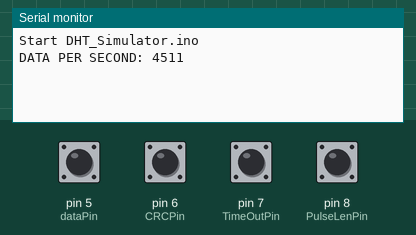
This sketch was run on a simulated Arduino Uno, built with avr-gcc and run on an emulated ATmega328P. Parts: the last lines printed to the serial monitor. The inputs (shaded band) are chosen by the test bench; at power-on: pin 5 (dataPin), pin 6 (CRCPin), pin 7 (TimeOutPin), pin 8 (PulseLenPin) HIGH. Random numbers use the default seed unless the sketch sets one.

Above: at 1.2 s.
1.3 s: pin 5 (dataPin) pulled LOW for 0.15 s
At 1.9 s:
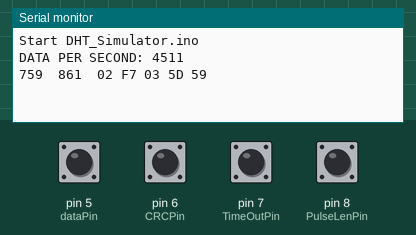
2.9 s: pin 5 (dataPin) pulled LOW for 1 s
At 4.4 s:
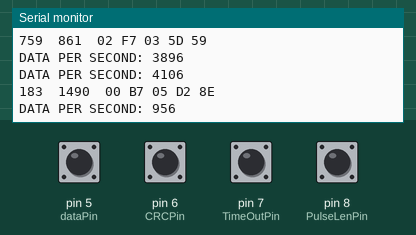
5.4 s: pin 5 (dataPin) pulled LOW for 0.15 s
At 5.83 s:
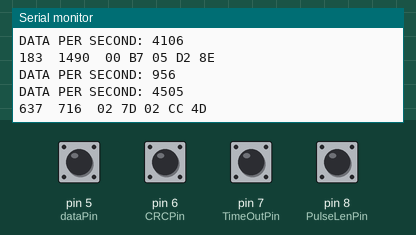
7.0 s: pin 5 (dataPin) pulled LOW for 1 s
At 7.8 s:
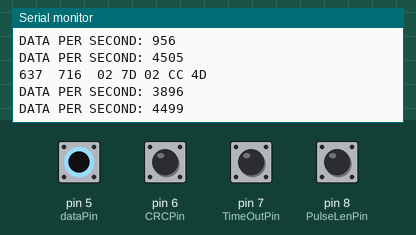
9.5 s: pin 5 (dataPin) pulled LOW for 0.15 s
At 9.88 s:
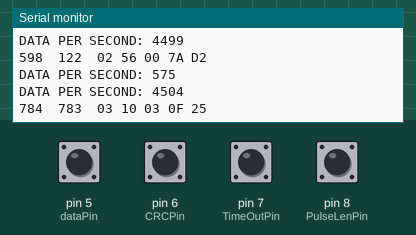
11.1 s: pin 5 (dataPin) pulled LOW for 1 s
At 12.8 s:
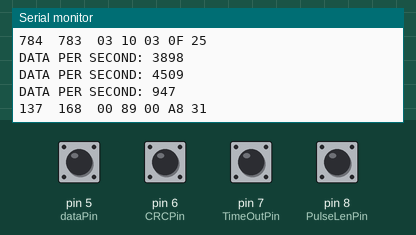
Timing chart, 0 to 14.3 s (numbered marks = the images above; inputs shaded):
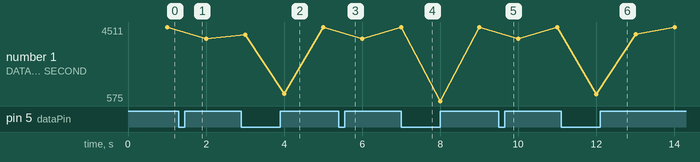

Measured:
- after the input at 1.3 s, the serial monitor: prints a new line after 0.15 s (image 1)
- after the input at 2.9 s, the serial monitor: prints a new line after 0.10 s (image 2)
- after the input at 5.4 s, the serial monitor: prints a new line after 0.15 s (image 3)
- after the input at 7.0 s, the serial monitor: prints a new line at once (image 4)
- after the input at 9.5 s, the serial monitor: prints a new line after 0.15 s (image 5)
- after the input at 11.1 s, the serial monitor: prints a new line after 0.91 s (image 6)
- plotted number 1: 4511 → 3896 after the input at 1.3 s, 4505 → 3896 after the input at 5.4 s, 3896 → 4504 after the input at 7.0 s

The sketch:

DHT_Simulator.ino
```cpp
//
//    FILE: DHT_simulator.ino
//  AUTHOR: Rob Tillaart
// VERSION: 0.2.1
// PURPOSE: Simulation of the DHT protocol
//    DATE: 2014-06-14
//     URL: https://github.com/RobTillaart/DHT_Simulator

// TODO
// - split loop into some functions?


// SET ACTUAL PINS PER PLATFORM
const int dataPin     = 5;    // connect to MCU ( !! also connect GND !! )
const int CRCPin      = 6;    // connect switch to simulate CRC errors.
const int TimeOutPin  = 7;    // connect switch to simulate timeout errors.
const int PulseLenPin = 8;    // connect switch to simulate pulselength errors.


#if defined(__AVR__)
const int humPin  = A0;   // analog pins for potmeters.
const int tempPin = A2;
#elif defined(ESP32)
const int humPin  = 14;
const int tempPin = 15;
#elif defined(ESP8266)
const int humPin  = 2;
const int tempPin = 3;
#else // CI
const int humPin  = A0;
const int tempPin = A2;
#endif


// DATA TO SEND
byte b[5];                // actual bytes sent
int humidity;             // humidity * 10     - prevent float operations
int temperature;          // temperature * 10


// CONFIGURE
const bool randomize = true;   // use random generator
const bool debug     = false;  // test data generation

bool CRCerror        = false;  // inject CRC error
bool TimeOutError    = false;  //
bool PulseLenError   = false;  //.
uint32_t   count     = 0;      // count values per second generated
uint32_t   lastTime  = 0;      // keep track of timing


/////////////////////////////////////////
void setup()
{
  Serial.begin(115200);
  Serial.print("Start ");
  Serial.println(__FILE__);

  pinMode(dataPin,     INPUT_PULLUP);
  pinMode(CRCPin,      INPUT_PULLUP);
  pinMode(TimeOutPin,  INPUT_PULLUP);
  pinMode(PulseLenPin, INPUT_PULLUP);
}

void loop()
{
  yield();    // keep ESP happy

  count++;
  uint32_t now = millis();
  if (now - lastTime >= 1000)
  {
    uint32_t nps = round((1000.0 * count) / (now - lastTime));
    Serial.print("DATA PER SECOND: ");
    Serial.println(nps);
    lastTime = now;
    count = 0;
  }

  if (randomize)
  {
    humidity = random(20, 1000);
    temperature = random(-200, 1800);
  }
  else
  {
    analogRead(humPin);
    humidity = analogRead(humPin);
    analogRead(tempPin);
    temperature = analogRead(tempPin) * 2 - 200;
  }
  humidity = constrain(humidity, 0, 1000);
  temperature = constrain(temperature, -200, 1800);

  if (debug)
  {
    Serial.print(humidity);
    Serial.print("\t");
    Serial.print(temperature);
    Serial.println();
  }


  // READ "ERROR" PINS
  CRCerror        = digitalRead(CRCPin) == LOW;
  TimeOutError    = digitalRead(TimeOutPin) == LOW;
  PulseLenError   = digitalRead(PulseLenPin) == LOW;


  // WAKE UP SIGNAL DETECTED
  if (digitalRead(dataPin) == LOW)
  {
    uint32_t start = micros();
    // wait max 1500 us until signal goes high
    while (digitalRead(dataPin) == LOW)
    {
      if (micros() - start > 1500)
      {
        // Serial.println("ERROR: low puise too long");
        return;
      }
    }
    if (micros() - start > 500)     // serious request...
    {
      DHTsend(humidity, temperature);

      Serial.print(humidity);
      Serial.print("\t");
      Serial.print(temperature);
      Serial.print("\t");
      for (int i = 0; i < 5; i++)
      {
        if (b[i] < 0x10) Serial.print('0');
        Serial.print(b[i], HEX);
        Serial.print(' ');
      }
      Serial.println();
    }
    else
    {
      Serial.println("ERROR: low puise too short");
    }
  }
}


void DHTsend(int H, int T)
{
  pinMode(dataPin, OUTPUT);
  // SEND ACK
  digitalWrite(dataPin, LOW);
  delayMicroseconds(80);                  // 80 us
  digitalWrite(dataPin, HIGH);
  delayMicroseconds(80);                  // 80 us

  if (TimeOutError)
  {
    delayMicroseconds(100);  // inject extra 100 microseconds
  }

  // PREPARE DATA
  b[0] = H / 256;
  b[1] = H & 255;

  b[2] = 0;
  if (T < 0)
  {
    T = -T;
    b[2] = 0x80;
  }

  b[2] |= T / 256;
  b[3] = T & 255;

  // CRC
  b[4] = b[0] + b[1] + b[2] + b[3];
  if (CRCerror) b[4]++;          // inject CRC error

  // SEND DATA
  for (int i = 0; i < 5; i++)
  {
    DHTsendbyte(b[i]);
  }

  // END OF TRANSMISSION SIGNAL
  digitalWrite(dataPin, LOW);
  delayMicroseconds(50);                  // 50 us
  pinMode(dataPin, INPUT_PULLUP);
}

// timing manual tuned
void DHTsendbyte(byte b)
{
  byte mask = 128;
  for (int i = 0; i < 8; i++)
  {
    digitalWrite(dataPin, LOW);
    delayMicroseconds(45);                // 50 us
    if (PulseLenError)
    {
      delayMicroseconds(10);              // inject extra pulselength  // TWEAK amount
    }
    digitalWrite(dataPin, HIGH);
    if (b & mask) delayMicroseconds(60);  // 70 us
    else delayMicroseconds(24);           // 26 us
    mask >>= 1;
  }
}

// -- END OF FILE --
```
